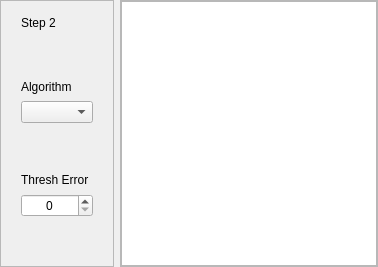
                <widget class="QWidget" name="step2">
                 <layout class="QHBoxLayout" name="horizontalLayout_9" stretch="25,75">
                  <property name="leftMargin">
                   <number>0</number>
                  </property>
                  <property name="topMargin">
                   <number>0</number>
                  </property>
                  <property name="rightMargin">
                   <number>0</number>
                  </property>
                  <property name="bottomMargin">
                   <number>0</number>
                  </property>
                  <item>
                   <widget class="QFrame" name="step2_settings_frame">
                    <property name="frameShape">
                     <enum>QFrame::StyledPanel</enum>
                    </property>
                    <property name="frameShadow">
                     <enum>QFrame::Raised</enum>
                    </property>
                    <layout class="QVBoxLayout" name="verticalLayout_33">
                     <property name="spacing">
                      <number>50</number>
                     </property>
                     <property name="leftMargin">
                      <number>20</number>
                     </property>
                     <property name="topMargin">
                      <number>15</number>
                     </property>
                     <property name="rightMargin">
                      <number>20</number>
                     </property>
                     <item>
                      <widget class="QLabel" name="step2_label">
                       <property name="sizePolicy">
                        <sizepolicy hsizetype="Fixed" vsizetype="Fixed">
                         <horstretch>0</horstretch>
                         <verstretch>0</verstretch>
                        </sizepolicy>
                       </property>
                       <property name="styleSheet">
                        <string notr="true">border-bottom: 2px solid #D7D7D9;</string>
                       </property>
                       <property name="text">
                        <string>Step 2</string>
                       </property>
                      </widget>
                     </item>
                     <item>
                      <layout class="QVBoxLayout" name="verticalLayout_31">
                       <property name="spacing">
                        <number>7</number>
                       </property>
                       <item>
                        <widget class="QLabel" name="algorithm_label">
                         <property name="text">
                          <string>Algorithm</string>
                         </property>
                        </widget>
                       </item>
                       <item>
                        <widget class="QComboBox" name="anomaly_alghorithm_combo">
                         <property name="enabled">
                          <bool>true</bool>
                         </property>
                         <property name="styleSheet">
                          <string notr="true"/>
                         </property>
                        </widget>
                       </item>
                      </layout>
                     </item>
                     <item>
                      <layout class="QVBoxLayout" name="verticalLayout_32">
                       <property name="spacing">
                        <number>7</number>
                       </property>
                       <item>
                        <widget class="QLabel" name="thresh_error_label">
                         <property name="text">
                          <string>Thresh Error</string>
                         </property>
                        </widget>
                       </item>
                       <item>
                        <widget class="QSpinBox" name="anomaly_thresh_error">
                         <property name="enabled">
                          <bool>true</bool>
                         </property>
                         <property name="alignment">
                          <set>Qt::AlignCenter</set>
                         </property>
                        </widget>
                       </item>
                      </layout>
                     </item>
                     <item>
                      <spacer name="verticalSpacer_4">
                       <property name="orientation">
                        <enum>Qt::Vertical</enum>
                       </property>
                       <property name="sizeHint" stdset="0">
                        <size>
                         <width>20</width>
                         <height>40</height>
                        </size>
                       </property>
                      </spacer>
                     </item>
                    </layout>
                   </widget>
                  </item>
                  <item>
                   <widget class="QFrame" name="step2_image_frame">
                    <property name="frameShape">
                     <enum>QFrame::StyledPanel</enum>
                    </property>
                    <property name="frameShadow">
                     <enum>QFrame::Raised</enum>
                    </property>
                    <layout class="QVBoxLayout" name="verticalLayout_34">
                     <property name="leftMargin">
                      <number>0</number>
                     </property>
                     <property name="topMargin">
                      <number>0</number>
                     </property>
                     <property name="rightMargin">
                      <number>0</number>
                     </property>
                     <property name="bottomMargin">
                      <number>0</number>
                     </property>
                     <item>
                      <widget class="PhotoViewer" name="algorithm_image2"/>
                     </item>
                    </layout>
                   </widget>
                  </item>
                 </layout>
                </widget>
